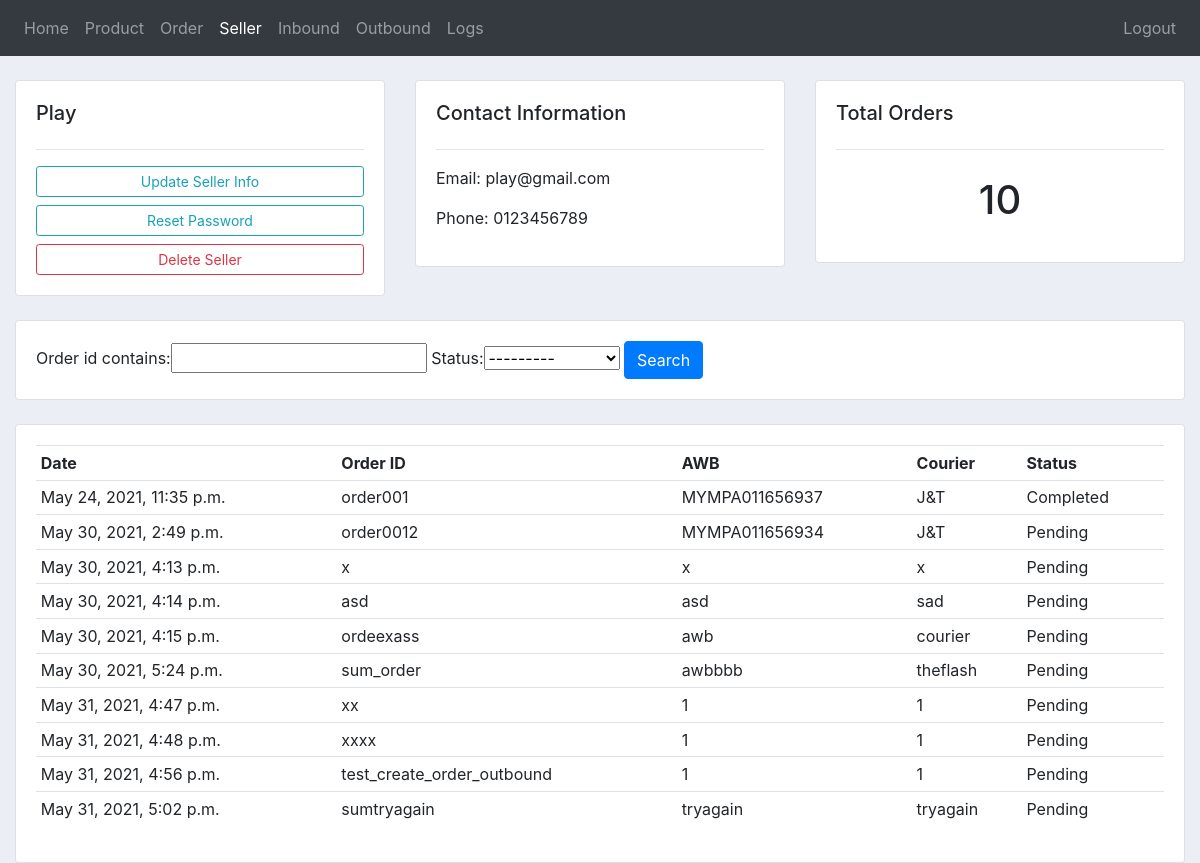
Before: /seller_order/2 (signed in) with the older database file.
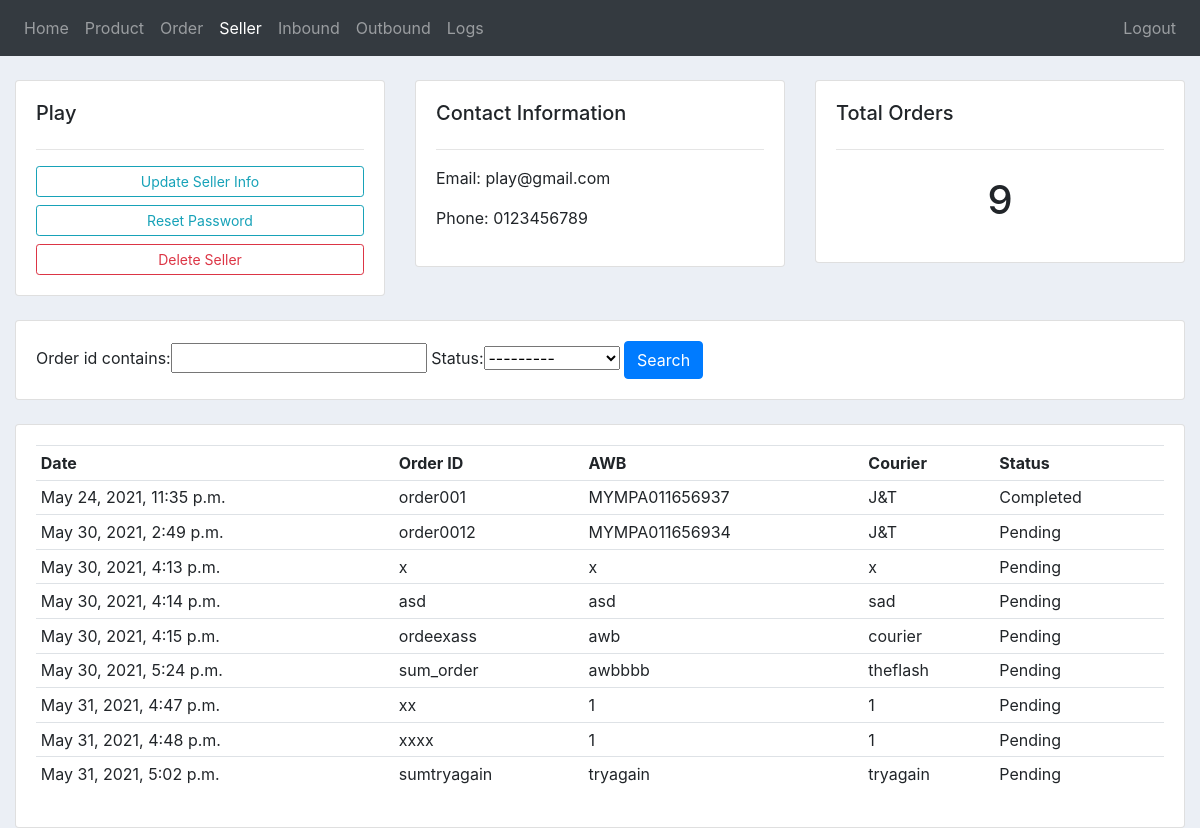
After: the same page with the newer database file.
### inventory/models.py (models this page shows, shortened)
class Order(models.Model):
    STATUS = (
        ('Pending','Pending'),
        ('Out of Delivery','Out of Delivery'),
        ('Completed','Completed'),
        ('Rejected','Rejected'),
    )
    order_id = models.CharField(max_length=200, primary_key=True)
    date_created = models.DateTimeField(auto_now_add=True, null=True)
    order_quantity = models.PositiveIntegerField(null=True, validators=[MinValueValidator(1)])
    platform = models.CharField(max_length=200, null=True)
    awb = models.CharField(max_length=200, null=True)
    courier = models.CharField(max_length=200, null=True)
    remarks = models.CharField(max_length=200, null=True, blank=True)
    status = models.CharField(max_length=200, choices=STATUS, null=True)
    seller = models.ForeignKey(Seller, null=True, on_delete=models.SET_NULL)
    product = models.ForeignKey(Product, null=True, on_delete=models.SET_NULL)

### inventory/views.py (the view)
# urls.py: path('seller_order/<str:pk>', views.seller_order, name="seller_order"),
@custom_login_required
@admin_required
def seller_order(request, pk):
    seller = Seller.objects.get(user_id=pk)
    orders = seller.order_set.all()
    order_count = orders.count()
    myFilter = OrderFilter(request.GET, queryset=orders)
    orders = myFilter.qs
    context = {'seller': seller, 'orders': orders,
               'order_count': order_count, 'myFilter': myFilter, 'nbar': 'seller'}
    return render(request, 'inventory/seller_order.html', context)

### inventory/templates/inventory/seller_order.html
{%  extends 'inventory/main.html' %}
{% block content %}
	<br>
<div class="row">
	<div class="col-md">
		<div class="card card-body">
			<h5>{{seller.name}}</h5>
			<hr>
			<a class="btn btn-outline-info  btn-sm btn-block" href="{% url 'update_seller' seller.user_id %}">Update Seller Info</a>
			<a class="btn btn-outline-info  btn-sm btn-block" href="{% url 'reset_pw' seller.user_id %}">Reset Password</a>
			<a class="btn btn-outline-danger  btn-sm btn-block" href="{% url 'delete_seller' seller.user_id %}">Delete Seller</a>
		</div>
	</div>
	<div class="col-md">
		<div class="card card-body">
			<h5>Contact Information</h5>
			<hr>
			<p>Email: {{seller.email}} </p>
			<p>Phone: {{seller.phone}}</p>
		</div>
	</div>
	<div class="col-md">
		<div class="card card-body">
			<h5>Total Orders</h5>
			<hr>
			<h1 style="text-align: center;padding: 10px">{{order_count}}</h1>
		</div>
	</div>
</div>
<br>
<div class="row">
	<div class="col">
		<div class="card card-body">
			<form method="get">
			{{myFilter.form}}
		    <button class="btn btn-primary" type="submit">Search</button>
		  </form>
		</div>
	</div>
</div>
<br>
<div class="row">
	<div class="col-md">
		<div class="card card-body">
			<table class="table table-sm">
				<tr>
					<th>Date</th>
					<th>Order ID</th>
					<th>AWB</th>
					<th>Courier</th>
					<th>Status</th>
				</tr>
				{% for order in orders %}
				<tr>
					<td>{{order.date_created}}</td>
					<td>{{order.order_id}}</td>
					<td>{{order.awb}}</td>
					<td>{{order.courier}}</td>
					<td>{{order.status}}</td>
				</tr>
				{% endfor %}
			</table>
		</div>
	</div>
</div>
{% endblock %}

Changed rows visible on the page:
removed Order: date_created "May 31, 2021, 4:56 p.m.", order_id "test_create_order_outbound", awb "1", courier "1", status "Pending"
Other visible differences:
{{ order_count }}: "10" → "9"
